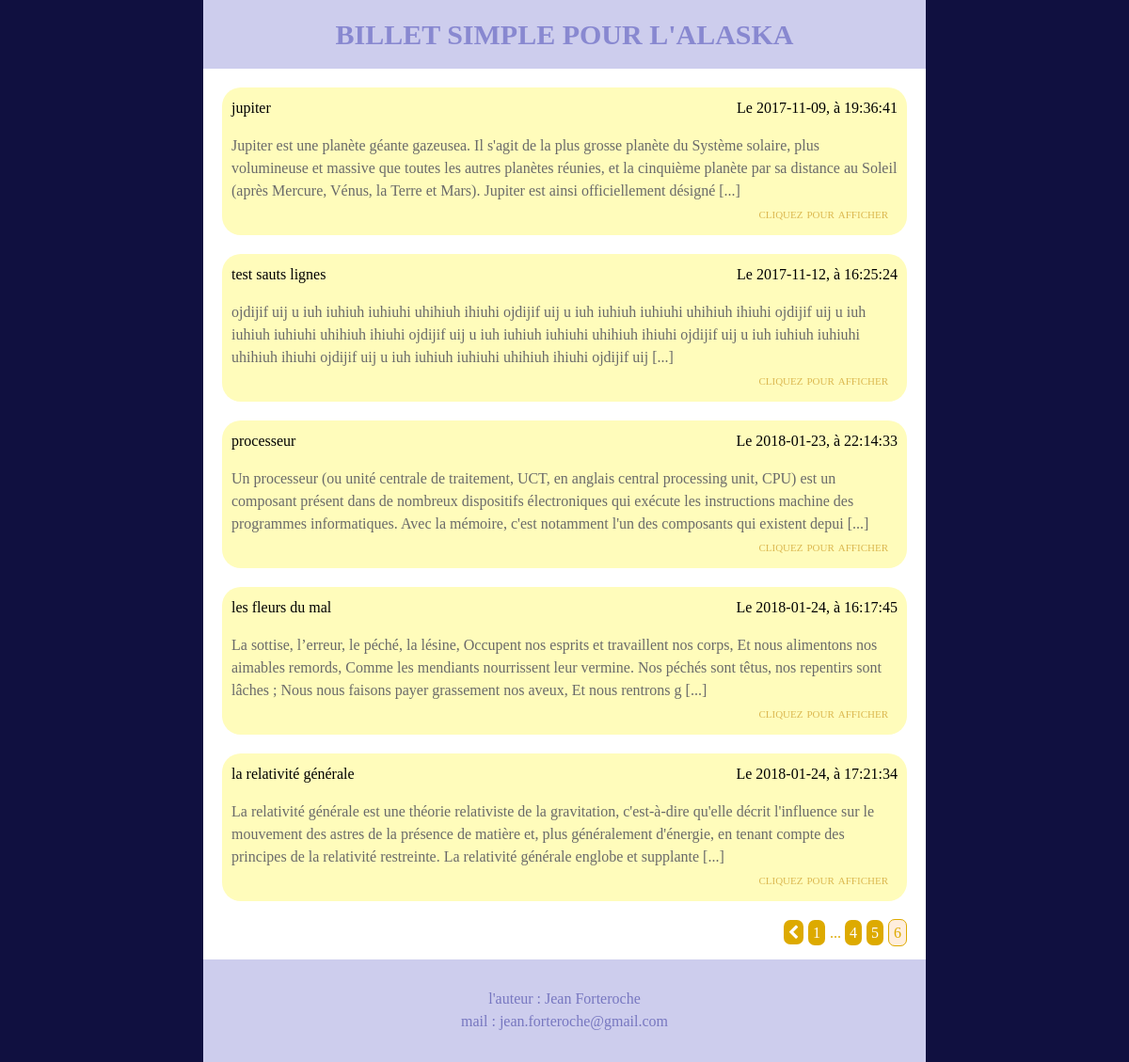
Page /index.php?action=allPosts&page=6 on the committed database.
### tables this page shows
CREATE TABLE `Post` (
  `title` varchar(100) NOT NULL,
  `dateTimePub` datetime NOT NULL DEFAULT CURRENT_TIMESTAMP COMMENT 'date et heure de publication, possible preparer a l''avance',
  `dateTimeExp` datetime DEFAULT NULL COMMENT 'date et heure d''expiration, par defaut null : n''expire pas',
  `content` text NOT NULL
);

### controler/visitorControler.php (called while the page is built, shortened)
<?php
    require_once('model/Post.php');
    class VisitorControler
    {
        private $_visitorPostManager;
        public function __construct()
        {
            $this->_visitorPostManager = new PostManager();
        }
        public function allPosts($page)
        {
            try
            {
                $indiceBegining = 5 * ((int) strip_tags($_GET['page']) - 1);
                $postsPerPages = 5;
                $indexPost = $indiceBegining;
                $postsLeft = $postsPerPages;
                $allPosts = $this->_visitorPostManager->getAllPostsExceptExpiry();
                require_once $_SERVER['DOCUMENT_ROOT'] . '/view/allPostsView.php';
                require_once $_SERVER['DOCUMENT_ROOT'] . '/view/template.php';
            }
            catch (Exception $e)
            {
                echo '<p>erreur : ' . $e->getMessage() ; '</p>';
            }
        }
    }
?>

### index.php (called while the page is built, shortened)
<?php
    try
    {
        require_once('controler/visitorControler.php');
    }
    catch (Exception $e)
    {
        echo '<p>erreur : ' . $e->getMessage() ; '</p>';
    }
    $rooter = new Rooter();
    $rooter->root();

### model/Model.php (called while the page is built, shortened)
<?php
    class Model
    {
        public function __construct()
        {
            $this->_DB = new PDO('mysql:host=localhost:8889;dbname=ecrivain;charset=utf8', 'root', 'root', array(PDO::ATTR_ERRMODE => PDO::ERRMODE_EXCEPTION));
        }
    }

### model/Post.php (called while the page is built, shortened)
<?php
    require_once 'Model.php';
    class PostManager extends Model
    {
        public function getAllPostsExceptExpiry()
        {
            $allPosts = [];
            $query = $this->_DB->query('SELECT title, dateTimePub, dateTimeExp, content FROM Post ORDER BY dateTimePub');
            $i = 0;
            while($onePostFromSQL = $query->fetch(PDO::FETCH_ASSOC))
            {
                if (date('d/m/Y H:i:s') < $onePostFromSQL['dateTimeExp'] || $onePostFromSQL['dateTimeExp'] == NULL)
                {
                    $allPosts[$i]['title'] = $onePostFromSQL['title'];
                    $allPosts[$i]['titleForLink'] = str_replace(' ', '_', $onePostFromSQL['title']);
                    $allPosts[$i]['dateTime'] = str_replace(' ', ', à ', $onePostFromSQL['dateTimePub']);
                    $allPosts[$i]['content'] = $onePostFromSQL['content'];
                    $allPosts[$i]['contentBegin'] = mb_substr($onePostFromSQL['content'], 0, 300);
                    $i++;
                }
            }
            return $allPosts;
        }
    }

### view/allPostsView.php (the view, shortened to what this page needs)
<section class="row">
    <?php
        while ($postsLeft>0 AND $indexPost<count($allPosts))
        {
    ?>
            <article class="col-xxl-6 col-xl-12 col-sm-12">
                <a class="bulle" href="../index.php?title=<?= $allPosts[$indexPost]['titleForLink'] ?>&amp;action=onePost">
                    <p>
                        <?= $allPosts[$indexPost]['title'] ?><span class="float-right">Le <?= $allPosts[$indexPost]['dateTime'] ?></span>
                    </p>
                    <p class="dernier">
                        <?= $allPosts[$indexPost]['contentBegin'] ?> [...]<br /><span class="float-right discret">cliquez pour afficher</span>
                    </p>
                </a>
            </article>
    <?php
            $postsLeft--;
            $indexPost++;
        }
    ?>
    <article class="col-xxl-12 col-xl-12 col-sm-12 navPages">
        <p>
        <?php
            $page = 1+ceil($indiceBegining / $postsPerPages);
            if ($page > 1)
            {
                echo '<a class="fa fa-chevron-left" href="index.php?action=allPosts&amp;page=' . ($page-1) . '"></a>';
            }
            if ($page > 3)
            {
                echo '<a href="index.php?action=allPosts&amp;page=1">1</a>';
            }
            if ($page > 4)
            {
                echo '... ';
            }
            for ($j=($page-2) ; $j<($page+3) ; $j++)
            {
                if ($j>0 AND $j==$page)
                {
                    echo '<span class="pageActuelle">' . $j . '</span>';
                }
                elseif ($j>0 AND ($postsPerPages*($j-1))<count($allPosts))
                {
                    echo '<a href="index.php?action=allPosts&amp;page=' . $j . '">' . $j . '</a>';
                }
            }
        ?>
        </p>
    </article>
</section>

### view/myChanges.css (style rules this page uses)
.navPages { text-align : right; color : #da0; }
.navPages > p > * { color : white; background : #da0; padding : 5px; border-radius : 7px; margin-right : 5px; }
.pageActuelle { background : #fed !important; border : 1px solid #da0; color : #da0 !important; }
.dernier { margin-bottom : 25px; color : #6a6a6a; }
.discret { font-variant : small-caps; padding-right : 10px; color : #dbb850; }
.bulle { display : block; margin :5px; margin-top : 0px; margin-bottom : 20px; border-radius : 20px; padding : 10px; background : #fffcbb; color : black; }
section { padding-top : 20px; background : white; }
body { font-family : "Times New Roman"; background : #101040; }

### rows in the picture
post: title "jupiter", dateTime "2017-11-09, à 19:36:41", contentBegin "Jupiter est une planète géante gazeusea. Il s'agit de la plus grosse planète du Système solaire, plus volumineuse et massive que toutes les autres planètes réunies, et la cinquième planète par sa distance au Soleil (après Mercure, Vénus, la Terre et Mars). Jupiter est ainsi officiellement désigné"
post: title "processeur", dateTime "2018-01-23, à 22:14:33", contentBegin "Un processeur (ou unité centrale de traitement, UCT, en anglais central processing unit, CPU) est un composant présent dans de nombreux dispositifs électroniques qui exécute les instructions machine des programmes informatiques. Avec la mémoire, c'est notamment l'un des composants qui existent depui"

### other values in the picture
$allPosts[$indexPost]['title'] "test sauts lignes"
$allPosts[$indexPost]['dateTime'] "2017-11-12, à 16:25:24"
$allPosts[$indexPost]['title'] "les fleurs du mal"
$allPosts[$indexPost]['dateTime'] "2018-01-24, à 16:17:45"
$allPosts[$indexPost]['title'] "la relativité générale"
$allPosts[$indexPost]['dateTime'] "2018-01-24, à 17:21:34"
